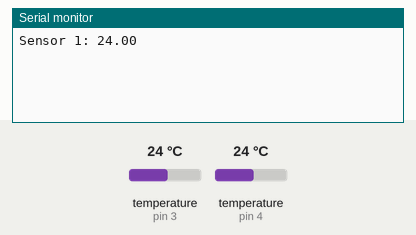
A sketch run on a simulated Arduino Uno, built with avr-gcc and run on an emulated ATmega328P. Shown: the last lines printed to the serial monitor. Inputs (shaded band) come from the test bench; at power-on: temperature (sensors on pin 3, pin 4) 24 °C.

Above: at 1.2 s.
1.3 s: temperature (sensor on pin 3) set to 12 °C
At 2.1 s:
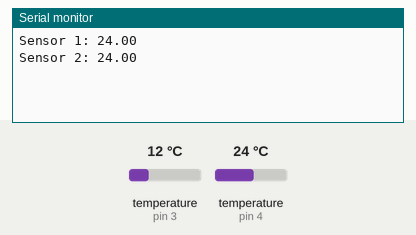
4.1 s: temperature (sensor on pin 4) set to 12 °C
At 6.1 s:
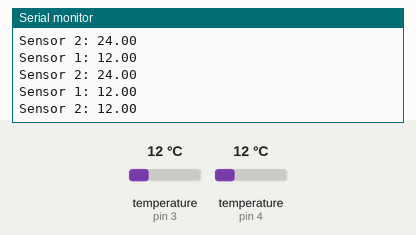
6.9 s: temperature (sensor on pin 3) set to 19 °C
At 8.7 s:
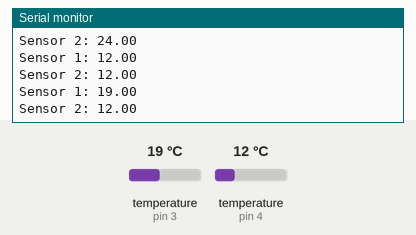
9.7 s: temperature (sensor on pin 4) set to 19 °C
At 10.1 s:
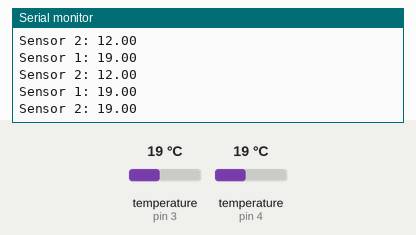
Timing chart, 0 to 12.7 s (numbered marks = the images above; inputs shaded):
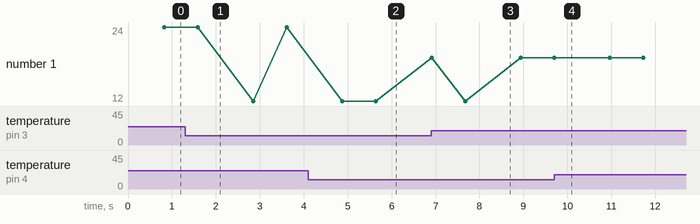

Measured:
- after the input at 4.1 s, the serial monitor: prints a new line after 1.5 s (image 2)
- after the input at 6.9 s, the serial monitor: prints a new line at once (image 3)
- after the input at 9.7 s, the serial monitor: prints a new line at once (image 4)
- plotted number 1: 12 → 19 after the input at 6.9 s

The sketch:

sensor_temperatura.ino
```cpp
#include <OneWire.h>
#include <DallasTemperature.h>

OneWire pinoA(3);  // transmissão de dados pro sensor
OneWire pinoB(4);  // transmissão de dados pro sensor
DallasTemperature barramentoA(&pinoA); // representa o barramento de
                                     // sensores em nosso código
DallasTemperature barramentoB(&pinoB);
DeviceAddress sensorA;
DeviceAddress sensorB;

void setup(void)
{
   Serial.begin(9600);
   barramentoA.begin();
   barramentoB.begin();
   barramentoA.getAddress(sensorA, 0);
   barramentoB.getAddress(sensorB, 0);
}

void loop()
{
   barramentoA.requestTemperatures();
   float temperatura = barramentoA.getTempC(sensorA);
   Serial.print("Sensor 1: ");
   Serial.println(temperatura);
   barramentoB.requestTemperatures();
   temperatura = barramentoB.getTempC(sensorB);
   Serial.print("Sensor 2: ");
   Serial.println(temperatura);
   delay(500);
}
```
